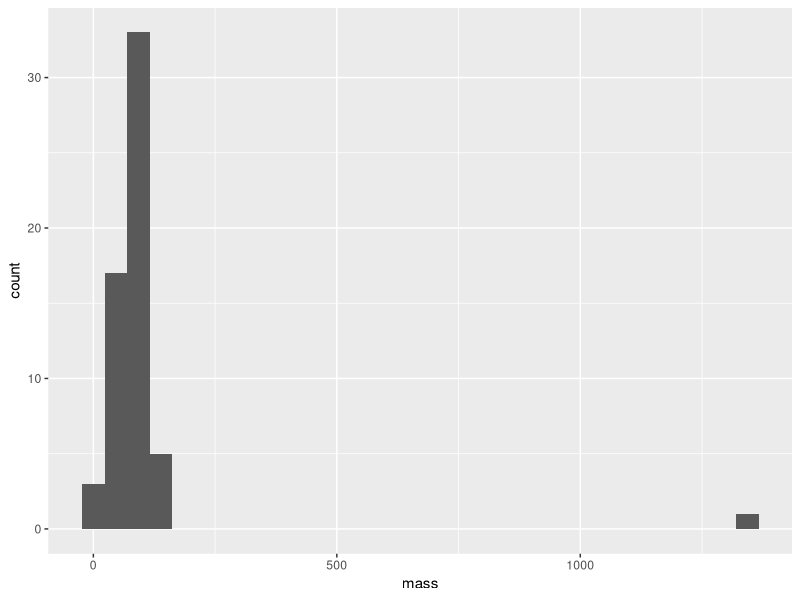
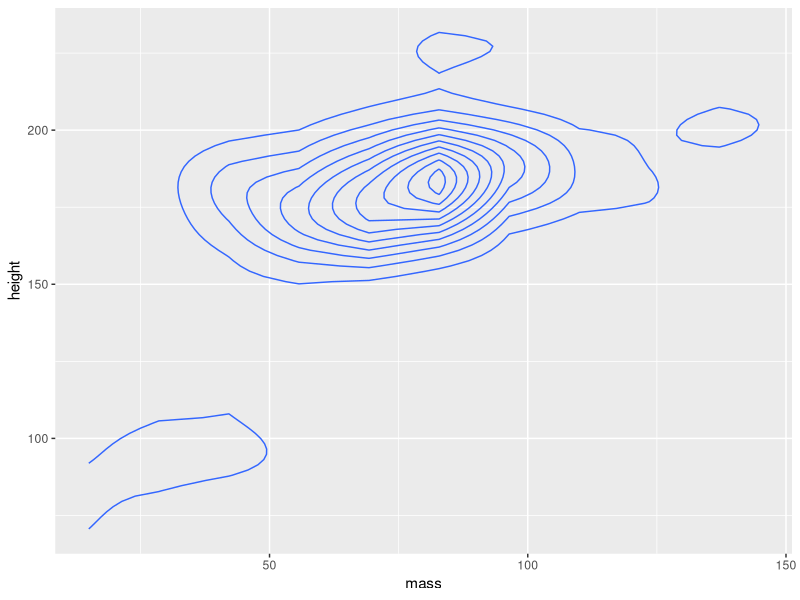
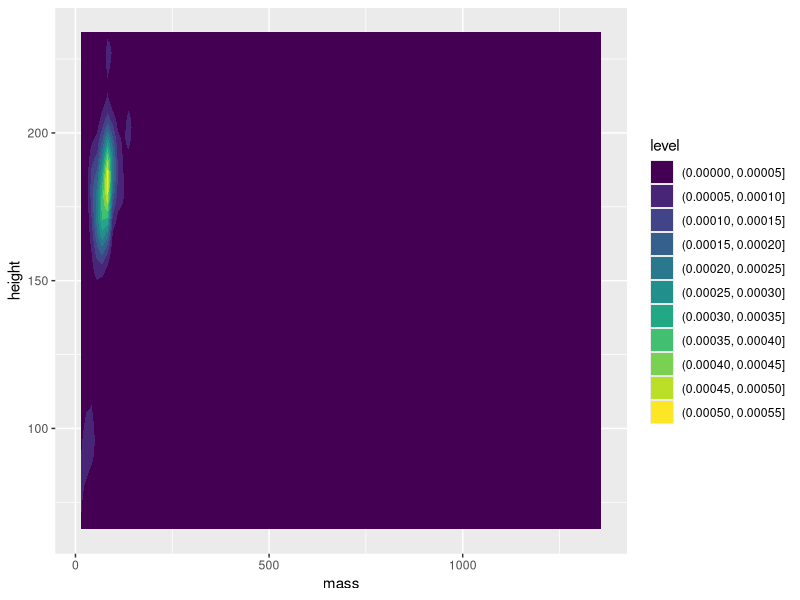
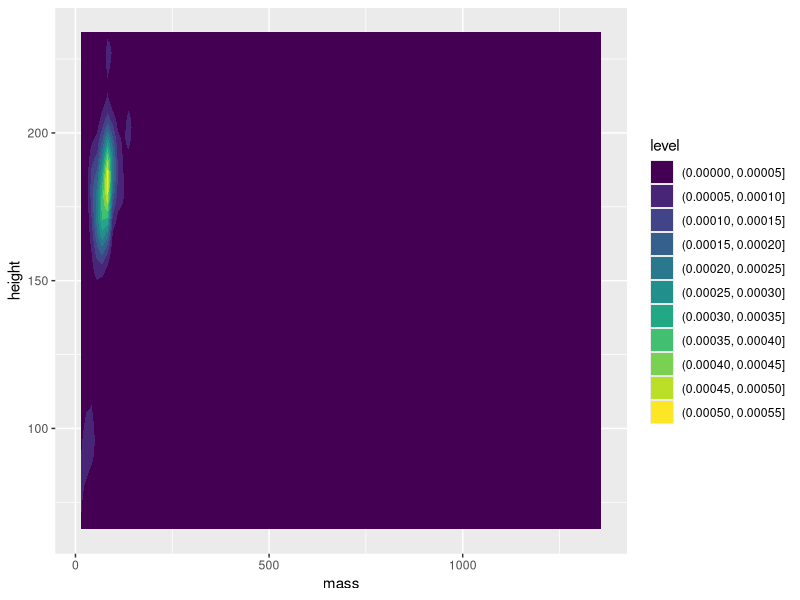
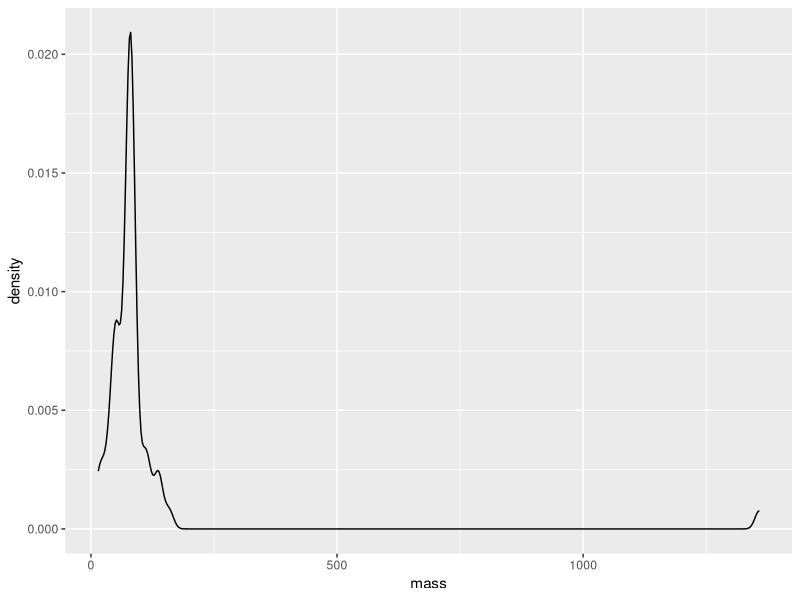
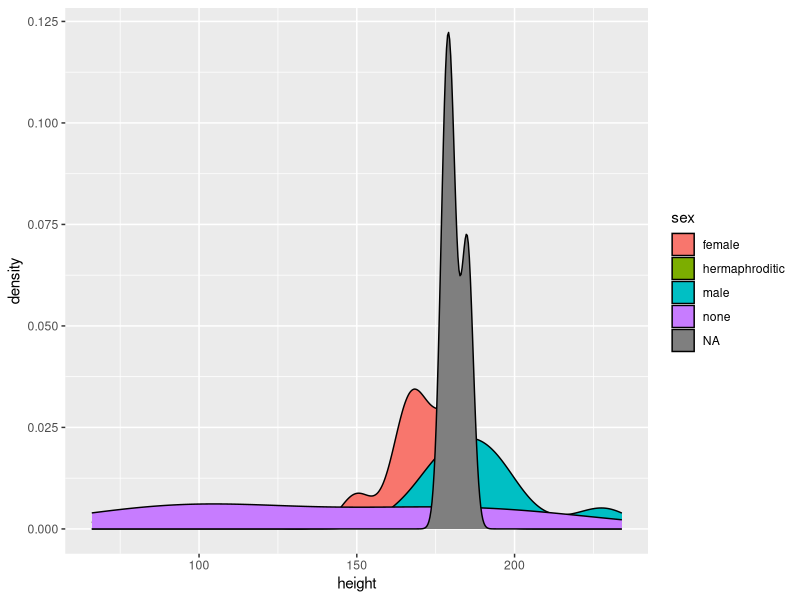
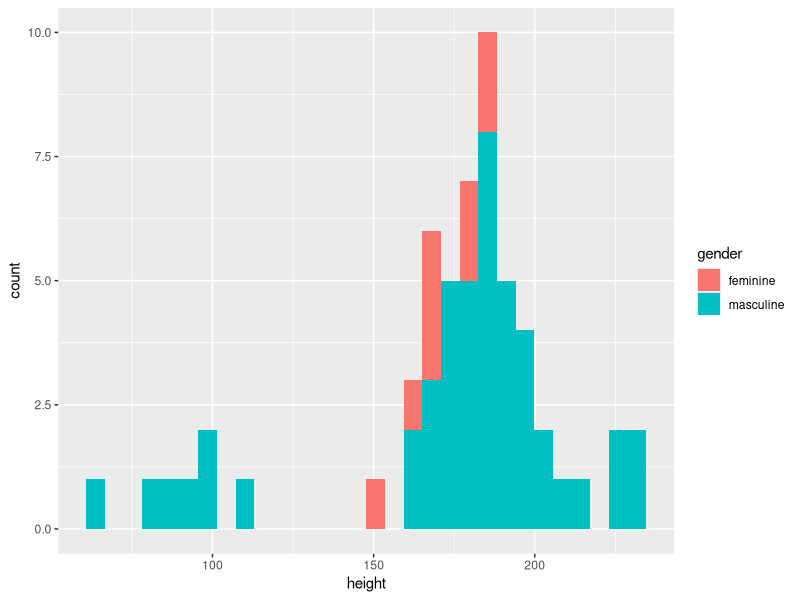
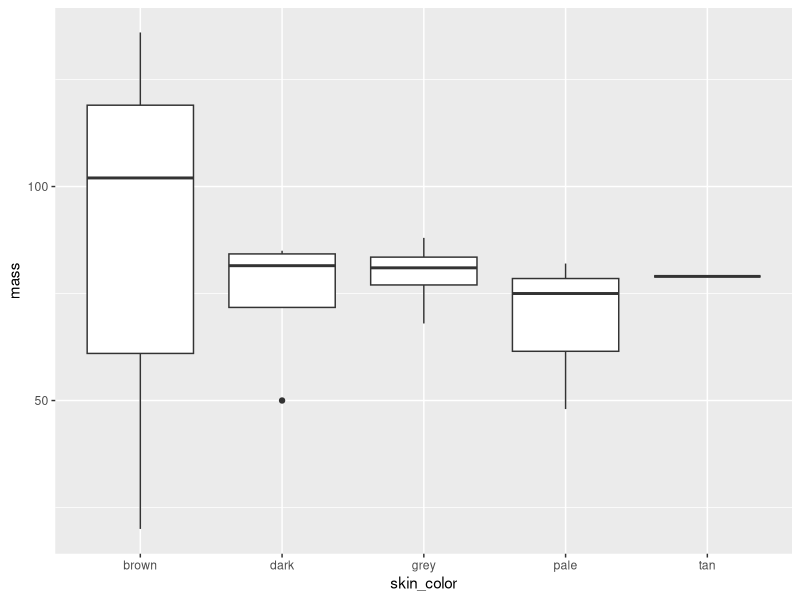

Write R code to recreate these figures, in order.

# Exercícios - Produção de gráficos com o pacote ggplot2 ----------------------------------------------------------------------------------
# Autoria do script: Jeanne Franco ---------------------------------------------------------------------------------------------------------
# Data: 07/09/2022 -------------------------------------------------------------------------------------------------------------------------

# Exercícios -------------------------------------------------------------------------------------------------------------------------------

# 1 - Escolha um conjunto de dados disponível no R
# 2 - Carregue os pacotes necessários
# 3 - Produza os seguintes gráficos:
# a) Gráficos de histograma e densidade
# b) Gráficos de boxplot e violino
# c) Gráfico de barras com valores de média e erro padrão
# d) Gráfico de linhas

# Respostas --------------------------------------------------------------------------------------------------------------------------------

# Exercício 1

library(dplyr) # Pacote que carrega o banco de dados Starwars
dados <- starwars
View(dados)

# Exercício 2

library(tidyverse)

# Exercício 3

# a) Gráficos de histograma e densidade

dados <- dados %>%
  drop_na(mass) %>%
  view()

ggplot(dados, aes(x = mass)) +
  geom_histogram(bins = 30)

ggplot(dados, aes(x = mass, y = height)) +
  geom_density_2d()

ggplot(dados, aes(x = mass, y = height)) +
  geom_density_2d_filled()

ggplot(dados, aes(x = mass, y = height)) +
  geom_density_2d_filled()

ggplot(dados, aes(x = mass)) +
  geom_density()

ggplot(dados, aes(x = height, fill = sex)) +
  geom_density()

dados1 <- dados %>%
  drop_na(gender, height)

ggplot(dados1, aes(x = height, fill = gender)) +
  geom_histogram(bins = 30)

# c) Gráficos de boxplot e violino

dados %>%
  filter(skin_color %in% c("grey", "brown", "pale", "dark", "tan")) %>%
  ggplot(aes(x = skin_color, y = mass)) +
  geom_boxplot()
